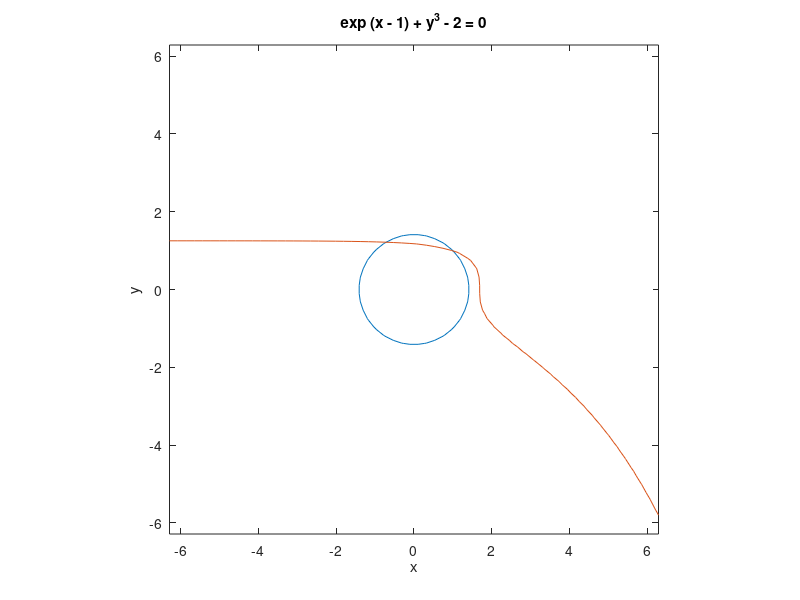

Write MATLAB code to recreate this figure. (Note: this script raises an error after producing the figure.)
close all
clear all
clc
ezplot(@(x,y) (x).^2 + (y).^2 -2)
hold on
ezplot(@(x,y)exp(x-1)+ y.^3 -2)
axis equal


func{1}=@(x)x(1).^2 + x(2).^2 -2
func{2}=@(x)exp(x(1)-1)+ x(2).^3 -2

x1=newton([0.5;0.5],0.0001,1000,func)
plot(x1(1),x1(2),"o","markersize",15,"linewidth",2);
x2=newton([-0.5;0.5],0.0001,1000,func)
plot(x2(1),x2(2),"o","markersize",15,"linewidth",2);
